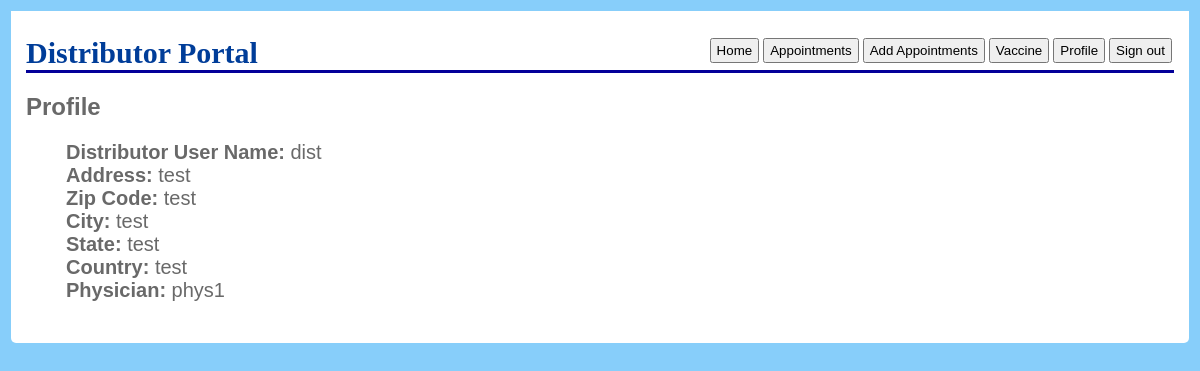
The page /user/distributor/profile (signed in) on the database its author committed.
### user/models.py (models this page shows, shortened)
class Distributor(models.Model):
    user = models.OneToOneField(Account, on_delete=models.CASCADE, default=None)
    last_update = models.DateField(default='2021-04-10')
    registration_date = models.DateField(default='2021-04-10')
    update_count = models.IntegerField(default=0)

class Account(AbstractUser):
    is_patient = models.BooleanField(default=False)
    is_physician = models.BooleanField(default=False)
    is_distributor = models.BooleanField(default=False)
    address_line = models.CharField(max_length=256)
    zip_code = models.CharField(max_length=12)
    city = models.CharField(max_length=256)
    state = models.CharField(max_length=256)
    country = models.CharField(max_length=256)

### user/views.py (the view)
# urls.py: path('distributor/profile', DistributorProfileView.as_view(), name='distributor_profile'),
@method_decorator([login_required, distributor_required], name='dispatch')
class DistributorProfileView(ListView):
    model = Distributor
    template_name = 'user/distributor_profile.html'
    def get_queryset(self):
        distributor_query = Distributor.objects.get(user=self.request.user)
        physician_query = Physician.objects.filter(distributor=distributor_query)
        physician_name = ','.join([_.user.username for _ in physician_query])
        distributor_query.physician = property(physician_name)
        return distributor_query

### user/templates/user/distributor_profile.html (shortened to what this page needs)
<!DOCTYPE html>
<html lang="en">
<head>
</head>
<body>
    <div id="main">
        <h1>
            Distributor Portal
            <button onClick="window.location='/user/logout';" type="button">Sign out</button>
            <button onClick="window.location='/user/distributor/profile';" type="button">Profile</button>
            <button onClick="window.location='/user/distributor/vaccine';" type="button">Vaccine</button>
            <button onClick="window.location='/user/distributor/appointments/add';" type="button">Add Appointments</button>
            <button onClick="window.location='/user/distributor/appointments';" type="button">Appointments</button>
            <button onClick="window.location='/user/distributor';" type="button">Home</button>
        </h1>
        <h2>
            Profile
        </h2>
            <ul>
                <li><b>Distributor User Name:</b> {{ object_list.user.username }}</li>
                <li><b>Address:</b> {{ object_list.user.address_line}}</li>
                <li><b>Zip Code:</b> {{ object_list.user.zip_code}}</li>
                <li><b>City:</b> {{ object_list.user.city}}</li>
                <li><b>State:</b> {{ object_list.user.state}}</li>
                <li><b>Country:</b> {{ object_list.user.country}}</li>
                <li><b>Physician:</b> {{ object_list.physician.fget}}</li>
            </ul>
    </div>
</body>
</html>

### user/templates/user/distributor_profile.html (style rules this page uses)
body { background-image: url("https://blog.saleslayer.com/hubfs/distribution-policy.jpg"); background-size: 100%; }
body { font-family: "Trebuchet MS", Verdana, sans-serif; font-size: 16px; background-color: lightskyblue; color: #696969; padding: 3px; }
#main { padding: 5px; padding-left: 15px; padding-right: 15px; padding-bottom: 25px; background-color: #ffffff; border-radius: 0 0 5px 5px; }
h1 { font-family: Georgia, serif; border-bottom: 3px solid #030099; color: #003d99; font-size: 30px; }
button { float: right; padding: 3px; padding-left: 5px; padding-right: 5px; margin: 2px; }
li { list-style-type: none; margin: 0; padding: 0; font-size: 20px; }

### rows shown on the page
Distributor: user.username "dist", user.address_line "test", user.zip_code "test", user.city "test", user.state "test", user.country "test", physician.fget "phys1"
